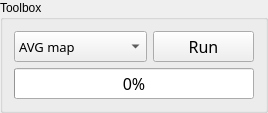
         <widget class="QGroupBox" name="groupBox_2">
          <property name="title">
           <string>Toolbox</string>
          </property>
          <layout class="QVBoxLayout" name="verticalLayout_7">
           <item>
            <layout class="QHBoxLayout" name="horizontalLayout_3">
             <item>
              <widget class="QComboBox" name="Tool_choice">
               <property name="sizePolicy">
                <sizepolicy hsizetype="Preferred" vsizetype="Minimum">
                 <horstretch>0</horstretch>
                 <verstretch>0</verstretch>
                </sizepolicy>
               </property>
               <property name="font">
                <font>
                 <family>Noto Sans Cond</family>
                 <pointsize>10</pointsize>
                 <italic>false</italic>
                 <bold>false</bold>
                </font>
               </property>
               <property name="toolTip">
                <string>&lt;html&gt;&lt;head/&gt;&lt;body&gt;&lt;p&gt;&lt;span style=&quot; font-size:11pt;&quot;&gt;Choose a specific post-treatments.&lt;/span&gt;&lt;/p&gt;&lt;/body&gt;&lt;/html&gt;</string>
               </property>
               <property name="styleSheet">
                <string notr="true"/>
               </property>
               <item>
                <property name="text">
                 <string>AVG map</string>
                </property>
               </item>
               <item>
                <property name="text">
                 <string>MED map</string>
                </property>
               </item>
               <item>
                <property name="text">
                 <string>STD map</string>
                </property>
               </item>
               <item>
                <property name="text">
                 <string>KAD map</string>
                </property>
               </item>
               <item>
                <property name="text">
                 <string>Contour map</string>
                </property>
               </item>
               <item>
                <property name="text">
                 <string>Denoise 2D map</string>
                </property>
               </item>
               <item>
                <property name="text">
                 <string>Bleach correction</string>
                </property>
               </item>
               <item>
                <property name="text">
                 <string>Grain boundaries</string>
                </property>
               </item>
               <item>
                <property name="text">
                 <string>Restored grains</string>
                </property>
               </item>
               <item>
                <property name="text">
                 <string>GRDD-GDS</string>
                </property>
               </item>
               <item>
                <property name="text">
                 <string>Extract mosaic</string>
                </property>
               </item>
               <item>
                <property name="text">
                 <string>Batch processing</string>
                </property>
               </item>
               <item>
                <property name="text">
                 <string>2D stitching</string>
                </property>
               </item>
               <item>
                <property name="text">
                 <string>3D stitching</string>
                </property>
               </item>
              </widget>
             </item>
             <item>
              <widget class="QPushButton" name="Tool_button">
               <property name="sizePolicy">
                <sizepolicy hsizetype="Minimum" vsizetype="Minimum">
                 <horstretch>0</horstretch>
                 <verstretch>0</verstretch>
                </sizepolicy>
               </property>
               <property name="minimumSize">
                <size>
                 <width>101</width>
                 <height>0</height>
                </size>
               </property>
               <property name="font">
                <font>
                 <family>Noto Sans Cond</family>
                 <pointsize>12</pointsize>
                 <italic>false</italic>
                 <bold>false</bold>
                </font>
               </property>
               <property name="toolTip">
                <string>&lt;html&gt;&lt;head/&gt;&lt;body&gt;&lt;p&gt;&lt;span style=&quot; font-size:11pt;&quot;&gt;Compute the selected post-treatment&lt;/span&gt;&lt;/p&gt;&lt;/body&gt;&lt;/html&gt;</string>
               </property>
               <property name="styleSheet">
                <string notr="true"/>
               </property>
               <property name="text">
                <string>Run</string>
               </property>
               <property name="icon">
                <iconset>
                 <normaloff>icons/run_icon.png</normaloff>icons/run_icon.png</iconset>
               </property>
              </widget>
             </item>
            </layout>
           </item>
           <item>
            <widget class="QProgressBar" name="progressBar">
             <property name="sizePolicy">
              <sizepolicy hsizetype="Preferred" vsizetype="Fixed">
               <horstretch>0</horstretch>
               <verstretch>0</verstretch>
              </sizepolicy>
             </property>
             <property name="minimumSize">
              <size>
               <width>90</width>
               <height>0</height>
              </size>
             </property>
             <property name="font">
              <font>
               <family>Noto Sans Cond</family>
               <pointsize>12</pointsize>
               <italic>false</italic>
               <bold>false</bold>
              </font>
             </property>
             <property name="styleSheet">
              <string notr="true"/>
             </property>
             <property name="value">
              <number>0</number>
             </property>
            </widget>
           </item>
          </layout>
         </widget>
